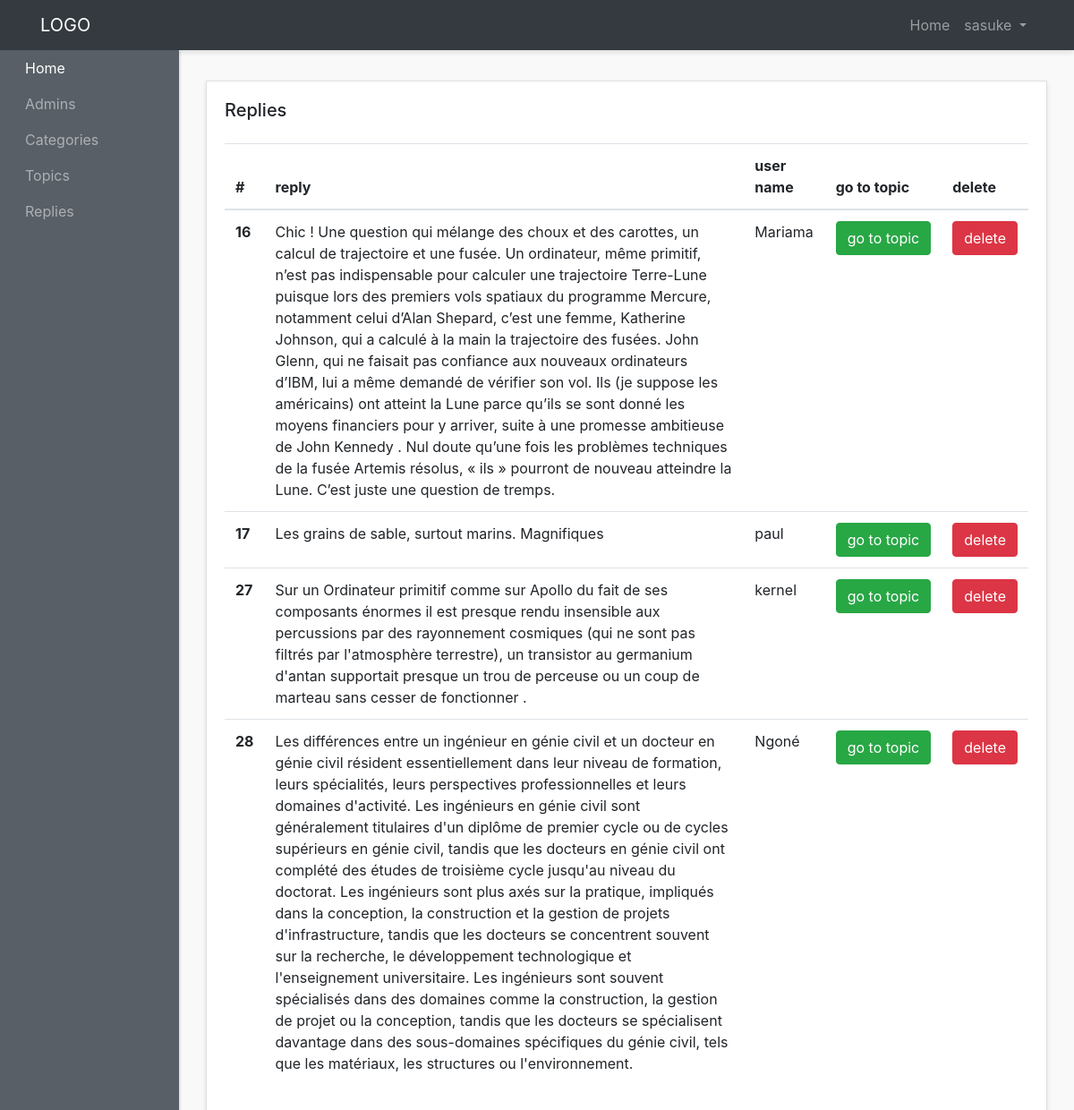
The app's page /admin-panel/replies-admins/show-replies.php (signed in) with its own data.
### tables this page shows
CREATE TABLE `replies` (
  `id` int(5) NOT NULL,
  `reply` text,
  `user_id` int(5) NOT NULL,
  `user_image` varchar(255) DEFAULT NULL,
  `topic_id` int(5) NOT NULL,
  `user_name` varchar(255) DEFAULT NULL,
  `create_at` timestamp NOT NULL DEFAULT CURRENT_TIMESTAMP
);

### admin-panel/replies-admins/show-replies.php (the view, shortened to what this page needs)
<?php require "../layouts/header.php";?>
<?php require "../../config/config.php";?>
<?php
$replies = $conn->query("SELECT * FROM replies");
$replies->execute();
$allReplies = $replies->fetchAll(PDO::FETCH_OBJ);
?>
<div class="row">
        <div class="col">
          <div class="card">
            <div class="card-body">
              <h5 class="card-title mb-4 d-inline">Replies</h5>
              <table class="table mt-4">
                <thead>
                  <tr>
                    <th scope="col">#</th>
                    <th scope="col">reply</th>
                    <th scope="col">user name</th>
                    <th scope="col">go to topic</th>
                    <th scope="col">delete</th>
                  </tr>
                </thead>
                <tbody>
                <?php foreach ($allReplies as $reply) : ?>
                  <tr>
                    <th scope="row"><?php echo $reply->id; ?></th>
                    <td><?php echo $reply->reply; ?></td>
                    <td><?php echo $reply->user_name; ?></td>
                    <td><a href="http://localhost:8888/forum/topics/topic.php?id=<?php echo $reply->topic_id; ?>" class="btn btn-success text-center ">go to topic</a></td>
                    <td><a href="delete-replies.php?id=<?php echo $reply->id; ?>" class="btn btn-danger  text-center ">delete</a></td>
                  </tr>
                <?php endforeach; ?>
                </tbody>
              </table>
            </div>
          </div>
        </div>
      </div>
<?php require "../layouts/footer.php";?>

### admin-panel/styles/style.css (style rules this page uses)
body { background:#f9f9f9; }
.card { margin-bottom: 15px; border-radius:0; box-shadow: 0 3px 5px rgba(0,0,0,.1); }

### records on screen
replies: id "16", reply "Chic ! Une question qui mélange des choux et des carottes, un calcul de trajectoire et une fusée. Un ordinateur, même primitif, n’est pas indispensable pour calculer une trajectoire Terre-Lune puisque lors des premiers vols spatiaux du programme Mercure, notamment celui d’Alan Shepard, c’est une femme, Katherine Johnson, qui a calculé à la main la trajectoire des fusées. John Glenn, qui ne faisait pas confiance aux nouveaux ordinateurs d’IBM, lui a même demandé de vérifier son vol. Ils (je suppose les américains) ont atteint la Lune parce qu’ils se sont donné les moyens financiers pour y arriver, suite à une promesse ambitieuse de John Kennedy . Nul doute qu’une fois les problèmes…", user_name "Mariama"
replies: id "17", reply "Les grains de sable, surtout marins. Magnifiques", user_name "paul"
replies: id "27", reply "Sur un Ordinateur primitif comme sur Apollo du fait de ses composants énormes il est presque rendu insensible aux percussions par des rayonnement cosmiques (qui ne sont pas filtrés par l'atmosphère terrestre), un transistor au germanium d'antan supportait presque un trou de perceuse ou un coup de marteau sans cesser de fonctionner .", user_name "kernel"
replies: id "28", reply "Les différences entre un ingénieur en génie civil et un docteur en génie civil résident essentiellement dans leur niveau de formation, leurs spécialités, leurs perspectives professionnelles et leurs domaines d'activité. Les ingénieurs en génie civil sont généralement titulaires d'un diplôme de premier cycle ou de cycles supérieurs en génie civil, tandis que les docteurs en génie civil ont complété des études de troisième cycle jusqu'au niveau du doctorat. Les ingénieurs sont plus axés sur la pratique, impliqués dans la conception, la construction et la gestion de projets d'infrastructure, tandis que les docteurs se concentrent souvent sur la recherche, le développement technologique et…", user_name "Ngoné"

### other values on screen
$_SESSION['adminname'] "sasuke"
